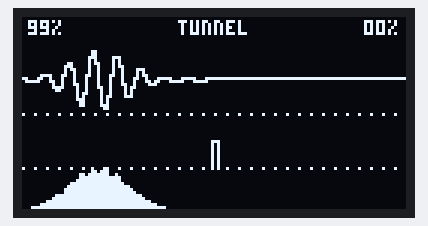
Recording of a sketch running on a simulated Arduino Mega 2560, built with avr-gcc and run on an emulated ATmega2560. Shown: 128×64 one-colour display. Wiring (inferred from the names in the program): SSD1306 OLED at I2C address 0x3C.

Above: at 0.58 s.
At 7.37 s:
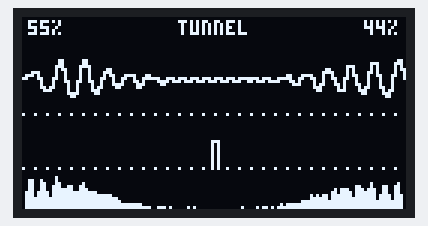
At 14.38 s:
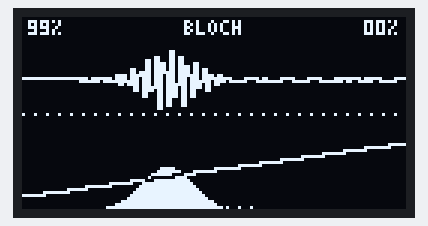
At 20.23 s:
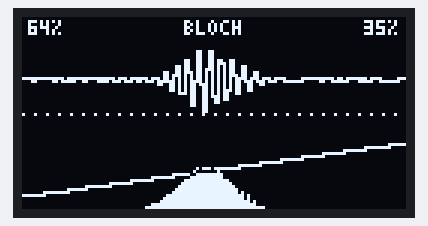
At 29.98 s:
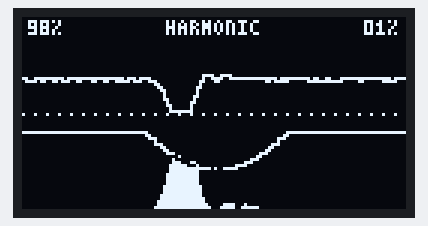
At 39.71 s:
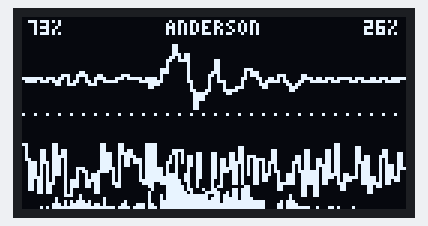

The sketch:

QUANTA2-5EXP.ino
```cpp
// QUANTA 2.0 - Quantum Lab on ATmega328P + SSD1306 128x64 (I2C: SDA=A4, SCL=A5; Mega: 20/21)
// Five live experiments from one Schrodinger solver: TUNNEL, BLOCH, HARMONIC, ANDERSON, BORN
#include <Wire.h>
#include <avr/pgmspace.h>
#include <avr/interrupt.h>
#define NX 128
int16_t re[NX], im[NX];                           // psi = re + i*im                    (512 B)
int8_t  pot[NX];                                  // potential V = pot/32               (128 B)
uint8_t hh[NX], wy[NX], ly[NX], pg[NX], cnt[NX];  // bars | wave y | line y | OLED page | Born histogram (640 B)
volatile uint32_t pool;                           // physical entropy (watchdog jitter)
uint32_t rng=1, Wsum;                             // xorshift state, Born weight sum
uint8_t kind, ph, fl, xm, pL, pR, agr;            // experiment, phase, flash, last click, %left, %right, Born agreement
uint16_t t, N, vsc;                               // frame counter, detections, potential-line scale

ISR(WDT_vect){ pool = (pool << 5) ^ (pool >> 27) ^ TCNT1L; }  // watchdog RC jitter vs crystal

const uint8_t INIT[] PROGMEM = {0xAE,0xD5,0x80,0xA8,0x3F,0xD3,0,0x40,0x8D,0x14,0x20,0x02,0xA1,0xC8,
                                0xDA,0x12,0x81,0xCF,0xD9,0xF1,0xDB,0x40,0xA4,0xA6,0x2E,0xAF};
const uint8_t FNT[] PROGMEM = {
  0x1F,0x11,0x1F, 0x12,0x1F,0x10, 0x1D,0x15,0x17, 0x15,0x15,0x1F, 0x07,0x04,0x1F,   // 0 1 2 3 4
  0x17,0x15,0x1D, 0x1F,0x15,0x1D, 0x01,0x01,0x1F, 0x1F,0x15,0x1F, 0x17,0x15,0x1F,   // 5 6 7 8 9
  0x19,0x04,0x13,                                                                   // %
  0x01,0x1F,0x01, 0x1F,0x10,0x1F, 0x1F,0x01,0x1E, 0x1F,0x15,0x11, 0x1F,0x10,0x10,   // T U N E L
  0x1F,0x15,0x0A, 0x0E,0x11,0x0E, 0x0E,0x11,0x11, 0x1F,0x04,0x1F, 0x1E,0x05,0x1E,   // B O C H A
  0x1F,0x05,0x1A, 0x1F,0x06,0x1F, 0x11,0x1F,0x11, 0x1F,0x11,0x0E, 0x12,0x15,0x09};  // R M I D S
const char    AB[]  PROGMEM = "TUNELBOCHARMIDS";                           // letter -> glyph 11+index
const char    TT[]  PROGMEM = "TUNNEL  BLOCH   HARMONICANDERSONBORN    ";  // 8 chars per title
const uint8_t TEV[] PROGMEM = {110,140,140,130,46};                        // evolution frames per experiment

uint32_t rnd(){                                    // xorshift32 stirred by the physical pool
  noInterrupts(); uint32_t p=pool; interrupts();
  rng^=p; rng^=rng<<13; rng^=rng>>17; rng^=rng<<5; return rng;
}

void cmd(uint8_t c){ Wire.beginTransmission(0x3C); Wire.write((uint8_t)0); Wire.write(c); Wire.endTransmission(); }

void packet(float x0, float s, float k, float A){          // gaussian wave packet with momentum k
  for(int x=0; x<NX; x++){ float d=x-x0, g=A*exp(-d*d/(4*s*s)); re[x]=g*cos(k*d); im[x]=g*sin(k*d); }
}

void step(){                                               // i d(psi)/dt = H psi, dt=1/4, fixed-point
  for(uint8_t x=1; x<NX-1; x++){
    int16_t a = (im[x-1]+im[x+1]+4)>>3;
    if(pot[x]) a -= ((int32_t)pot[x]*im[x]+64)>>7;
    re[x] -= a;
  }
  for(uint8_t x=1; x<NX-1; x++){
    int16_t a = (re[x-1]+re[x+1]+4)>>3;
    if(pot[x]) a -= ((int32_t)pot[x]*re[x]+64)>>7;
    im[x] += a;
  }
}

void scene(){                                              // set up the current experiment
  uint32_t r=rnd(); uint8_t x; int16_t mx=1;
  ph=1; t=0; N=0; fl=0; memset(pot,0,NX);
  if(kind==0 || kind==4){                                  // TUNNEL / BORN: barrier(s)
    if(kind==4) r=11;                                      // Born: fixed single barrier w=3, h=14
    uint8_t w=2+(r&1), h=9+((r>>1)&7), g=3+((r>>4)&3), s;
    if(r&0x40){ s=64-(2*w+g)/2; for(x=0;x<w;x++) pot[s+x]=pot[s+w+g+x]=h; }   // double barrier
    else      { s=64-w/2;       for(x=0;x<w;x++) pot[s+x]=h; }                 // single barrier
    packet(24,7,0.785,1700);
  } else if(kind==1){                                      // BLOCH: constant force on a lattice
    int8_t sg=(r&1)?1:-1; uint8_t k=2+((r>>1)&1);
    for(x=0;x<NX;x++) pot[x]=sg*((((int16_t)x-64)*k)/2);
    packet(64+sg*(64/k),6,0,1830);
  } else if(kind==2){                                      // HARMONIC: parabolic trap, omega=1/16
    for(x=0;x<NX;x++){ int16_t d=(int16_t)x-64, v=(d*d+8)>>4; pot[x]=v>127?127:v; }
    if(r&1) packet(64+((r&2)?12:-12),2.83,0,2670);         // coherent state: oscillates, never spreads
    else    packet(64,5,0,2010);                           // squeezed state: breathes
  } else {                                                 // ANDERSON: random potential
    uint8_t W=32+((r&1)<<3);
    for(x=0;x<NX;x++) pot[x]=(int8_t)(rnd()%(W+1))-W/2;
    packet(56,7,0.785,1700);
  }
  for(x=0;x<NX;x++){ int16_t a=pot[x]<0?-pot[x]:pot[x]; if(a>mx) mx=a; }
  if(kind==2) mx=25;                                       // show only the bottom of the trap
  vsc=2304/mx;
}

void measure(){                                            // Born rule on the live wave, then collapse
  uint32_t tot=0,c=0,r; uint8_t x;
  for(x=0;x<NX;x++) tot+=(int32_t)re[x]*re[x]+(int32_t)im[x]*im[x];
  r=rnd()%tot;
  for(x=0;x<NX-1;x++){ c+=(int32_t)re[x]*re[x]+(int32_t)im[x]*im[x]; if(c>r) break; }
  xm=x; fl=8; packet(xm,3,0,2580);
}

void freeze(){                                             // BORN: keep |psi| (0..255) as weights in im[]
  uint8_t x; int16_t mx=1;
  for(x=0;x<NX;x++){ im[x]=sqrt((float)re[x]*re[x]+(float)im[x]*im[x]); if(im[x]>mx) mx=im[x]; }
  Wsum=0;
  for(x=0;x<NX;x++){ im[x]=(int32_t)im[x]*255/mx; Wsum+=(uint32_t)im[x]*im[x]; }
  memset(cnt,0,NX); N=0;
}

void born(){                                               // detections: x ~ weights, histogram builds up
  uint8_t k = t<40 ? 1 : t<80 ? 4 : t<120 ? 12 : 30, x;
  while(k-- && N<1500){
    uint32_t r=rnd()%Wsum, c=0;
    for(x=0; x<NX-1; x++){ c+=(uint32_t)im[x]*im[x]; if(c>r) break; }
    if(cnt[x]<255) cnt[x]++;
    N++; xm=x; fl=2;
  }
}

uint8_t span(uint8_t p, int8_t a, int8_t b){               // bitmask of rows a..b inside page p
  int8_t lo=p*8, hi=lo+7; if(a<lo)a=lo; if(b>hi)b=hi;
  return a>b ? 0 : (0xFF<<(a-lo)) & (0xFF>>(hi-b));
}
void glyph(uint8_t x, uint8_t g){ for(uint8_t c=0;c<3;c++) pg[x+c] |= pgm_read_byte(FNT+g*3+c)<<1; }
void pct(uint8_t x, uint8_t v){ if(v>99)v=99; glyph(x,v/10); glyph(x+4,v%10); glyph(x+8,10); }
void n4(uint8_t x, uint16_t v){ for(uint8_t i=4;i--;){ glyph(x+4*i,v%10); v/=10; } }
void wline(uint8_t x){ int16_t y=20-(((int32_t)re[x]*91)>>14); wy[x]=y<9?9:y>31?31:y; }

void prepWave(){                                           // envelope, potential line, left/right probability
  uint32_t L=0, Rt=0;
  for(uint8_t x=0; x<NX; x++){
    uint32_t d=(int32_t)re[x]*re[x]+(int32_t)im[x]*im[x];
    if(x<64) L+=d; else Rt+=d;
    float m=sqrt((float)d)*0.008; hh[x]=m>28?28:m;         // sqrt(P): makes tiny parts visible
    int16_t v=50-(((int32_t)pot[x]*vsc)>>8); ly[x]=v<38?38:v>62?62:v;
    wline(x);
  }
  uint32_t u=(L+Rt)/100+1; pL=L/u; pR=Rt/u;
}

void prepBorn(){                                           // histogram bars, theory curve, agreement
  uint16_t cm=4, hm, g, th; uint32_t Kn=((uint32_t)N<<20)/Wsum, ov=0;
  for(uint8_t x=0; x<NX; x++) if(cnt[x]>cm) cm=cnt[x];
  hm=((uint32_t)65025*Kn)>>20; if(hm<cm) hm=cm;            // peak of expectation vs peak of data
  g=(26UL<<8)/hm;                                          // pixels per count (8.8 fixed)
  for(uint8_t x=0; x<NX; x++){
    uint32_t w=(uint32_t)im[x]*im[x], e16=(w*Kn)>>16, c16=(uint32_t)cnt[x]<<4;
    hh[x]=((uint32_t)cnt[x]*g)>>8;
    th=(e16*g)>>12; if(th>27) th=27; ly[x]=63-th;
    ov+=c16<e16?c16:e16;
    wline(x);
  }
  agr=N?ov*100/((uint32_t)N<<4):0;
}

void draw(){
  if(ph==3) prepBorn(); else prepWave();
  for(uint8_t p=0; p<8; p++){
    for(uint8_t x=0; x<NX; x++){
      uint8_t b=0; int8_t a, c;
      if(p>3){                                             // lower panel: envelope/bars + XOR line
        b=span(p,64-hh[x],63);
        if(ph==3 || pot[x] || (x && pot[x-1]) || !(x&3)){
          a=ly[x]; c=x?ly[x-1]:a; if(a>c){int8_t q=a;a=c;c=q;}
          b^=span(p,a,c);
        }
      } else if(p){                                        // upper panel: Re(psi)
        a=wy[x]; c=x?wy[x-1]:a; if(a>c){int8_t q=a;a=c;c=q;}
        b=span(p,a,c);
      }
      if(p==4 && !(x&3)) b|=1;
      if(fl && abs((int)x-xm)<fl) b^=0xFF;                 // detector flash
      pg[x]=b;
    }
    if(!p){                                                // header: numbers + title
      if(ph==3){ n4(2,N); pct(114,agr); } else { pct(2,pL); pct(114,pR); }
      const char*s=TT+kind*8; uint8_t n=0;
      while(n<8 && pgm_read_byte(s+n)!=' ') n++;
      for(uint8_t j=0;j<n;j++){ uint8_t k=0; while(pgm_read_byte(AB+k)!=pgm_read_byte(s+j)) k++; glyph(64-2*n+4*j,11+k); }
    }
    Wire.beginTransmission(0x3C); Wire.write((uint8_t)0); Wire.write(0xB0|p); Wire.write((uint8_t)0); Wire.write(0x10); Wire.endTransmission();
    for(uint8_t x=0; x<NX; x+=16){
      Wire.beginTransmission(0x3C); Wire.write(0x40);
      for(uint8_t j=0;j<16;j++) Wire.write(pg[x+j]);
      Wire.endTransmission();
    }
  }
  if(fl) fl--;
}

void next(){ kind=(kind+1)%5; ph=0; }

void setup(){
  Wire.begin(); Wire.setClock(400000);
  for(uint8_t i=0;i<sizeof INIT;i++) cmd(pgm_read_byte(INIT+i));
  TCCR1A=0; TCCR1B=1;                                      // Timer1 free-running at 16 MHz
  cli(); MCUSR&=~_BV(WDRF); WDTCSR|=_BV(WDCE)|_BV(WDE); WDTCSR=_BV(WDIE); sei();  // WDT -> interrupt every 16 ms
  delay(300);
}

void loop(){
  if(!ph) scene();
  if(ph<3) for(uint8_t i=0;i<6;i++) step();
  t++;
  if(ph==1 && t>pgm_read_byte(TEV+kind)){
    if(kind==0){ measure(); ph=2; t=0; }                   // TUNNEL ends with a measurement
    else if(kind==4){ freeze(); ph=3; t=0; }               // BORN freezes psi and starts counting
    else next();
  } else if(ph==2 && t>70) next();
  else if(ph==3){ born(); if(t>210) next(); }
  if(ph) draw();
}
```
